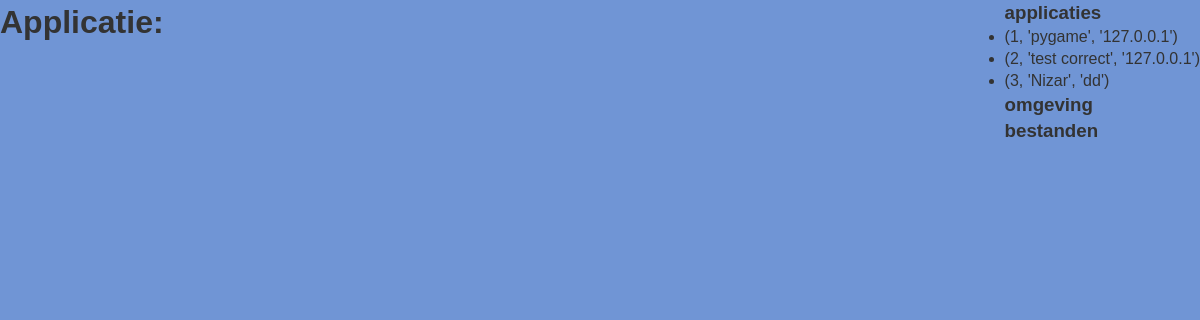
The page /testcorrect on the database as committed earlier.
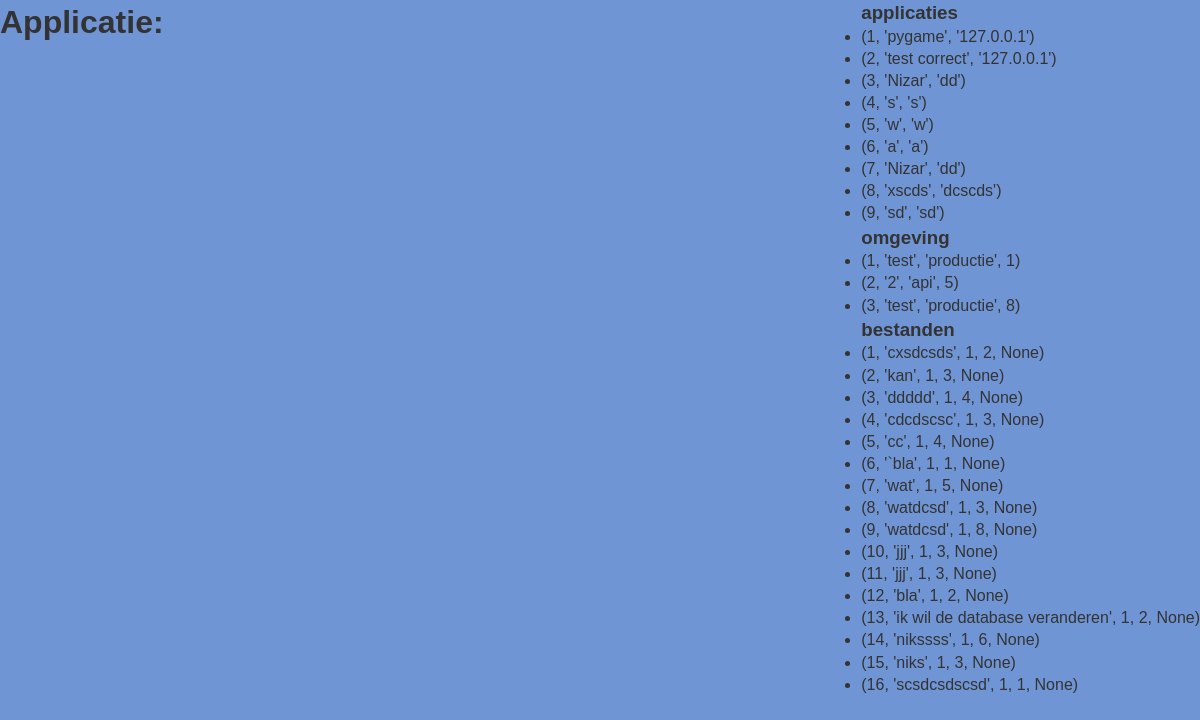
The same page on the database as committed later.
### main.py (models this page shows, shortened)
class applicaties(db.Model):
    __tablename__ = "applicaties"
    id = db.Column(db.Integer, primary_key=True)
    naam = db.Column(db.String(120), nullable=False)
    ip = db.Column(db.String(120), nullable=False)

class omgevingen(db.Model):
    __tablename__ = "omgevingen"
    id = db.Column(db.Integer, primary_key=True)
    test_omgeving = db.Column(db.String(120), nullable=False)
    productie_omgeving = db.Column(db.String(120), nullable=False)
    applicaties_id = db.Column(db.Integer, db.ForeignKey("applicaties.id"))
    applicatie = db.relationship(
        "applicaties", backref=db.backref("omgevingen", lazy=True)
    )

class bestanden(db.Model):
    __tablename__ = "bestanden"
    id = db.Column(db.Integer, primary_key=True)
    bestand = db.Column(db.String(120), nullable=False)
    omgevingen_id = db.Column(db.Integer, db.ForeignKey("omgevingen.id"))
    uuid = db.Column(db.String(36), unique=True, default=str(uuid.uuid4()))
    omgevingen = db.relationship(
        "omgevingen", backref=db.backref("bestanden", lazy=True)
    )
    applicaties_id = db.Column(db.Integer, db.ForeignKey("applicaties.id"))
    applicatie = db.relationship(
        "applicaties", backref=db.backref("bestanden", lazy=True)
    )

### main.py (the view)
@app.route("/testcorrect")
def testCorrect():
    if request.method == "GET":
        conn = sqlite3.connect("database.db")
        cur = conn.cursor()
        cur.execute("SELECT * FROM applicaties")
        applications = cur.fetchall()
        conn = sqlite3.connect("database.db")
        cur = conn.cursor()
        cur.execute("SELECT * FROM omgevingen")
        omgevingen = cur.fetchall()
        conn = sqlite3.connect("database.db")
        cur = conn.cursor()
        cur.execute("SELECT * FROM bestanden")
        bestanden = cur.fetchall()
        return render_template(
            "testcorrect.html",
            applications=applications,
            omgevingen=omgevingen,
            bestanden=bestanden,
        )
    return render_template("testcorrect.html")

### templates/testcorrect.html (shortened to what this page needs)
<!DOCTYPE html>
<html lang="en">
<head>
</head>
<body>
  <h1>Applicatie:</h1>
  <ul class="ul1">
    <h3>applicaties</h3>
    {% for applicatie in applications %}
    <li>{{ applicatie }}</li>
    {% endfor %}
    <h3>omgeving</h3>
    {% for omgeving in omgevingen %}
    <li>{{ omgeving }}</li>
    {% endfor %}
    <h3>bestanden</h3>
    {%for result in bestanden%}
    <li>{{result}}</li>
    {%endfor%}
  </ul>
</html>

Rows that differ between the two databases and show on the page:
added applicaties: applicatie "(4, 's', 's')"
added applicaties: applicatie "(5, 'w', 'w')"
added applicaties: applicatie "(6, 'a', 'a')"
added applicaties: applicatie "(7, 'Nizar', 'dd')"
added applicaties: applicatie "(8, 'xscds', 'dcscds')"
added applicaties: applicatie "(9, 'sd', 'sd')"
added omgevingen: omgeving "(1, 'test', 'productie', 1)"
added omgevingen: omgeving "(2, '2', 'api', 5)"
added omgevingen: omgeving "(3, 'test', 'productie', 8)"
added bestanden: result "(1, 'cxsdcsds', 1, 2, None)"
added bestanden: result "(2, 'kan', 1, 3, None)"
added bestanden: result "(3, 'ddddd', 1, 4, None)"
added bestanden: result "(4, 'cdcdscsc', 1, 3, None)"
added bestanden: result "(5, 'cc', 1, 4, None)"
added bestanden: result "(6, '`bla', 1, 1, None)"
added bestanden: result "(7, 'wat', 1, 5, None)"
added bestanden: result "(8, 'watdcsd', 1, 3, None)"
added bestanden: result "(9, 'watdcsd', 1, 8, None)"
added bestanden: result "(10, 'jjj', 1, 3, None)"
added bestanden: result "(11, 'jjj', 1, 3, None)"
added bestanden: result "(12, 'bla', 1, 2, None)"
added bestanden: result "(13, 'ik wil de database veranderen', 1, 2, None)"
added bestanden: result "(14, 'nikssss', 1, 6, None)"
added bestanden: result "(15, 'niks', 1, 3, None)"
added bestanden: result "(16, 'scsdcsdscsd', 1, 1, None)"
